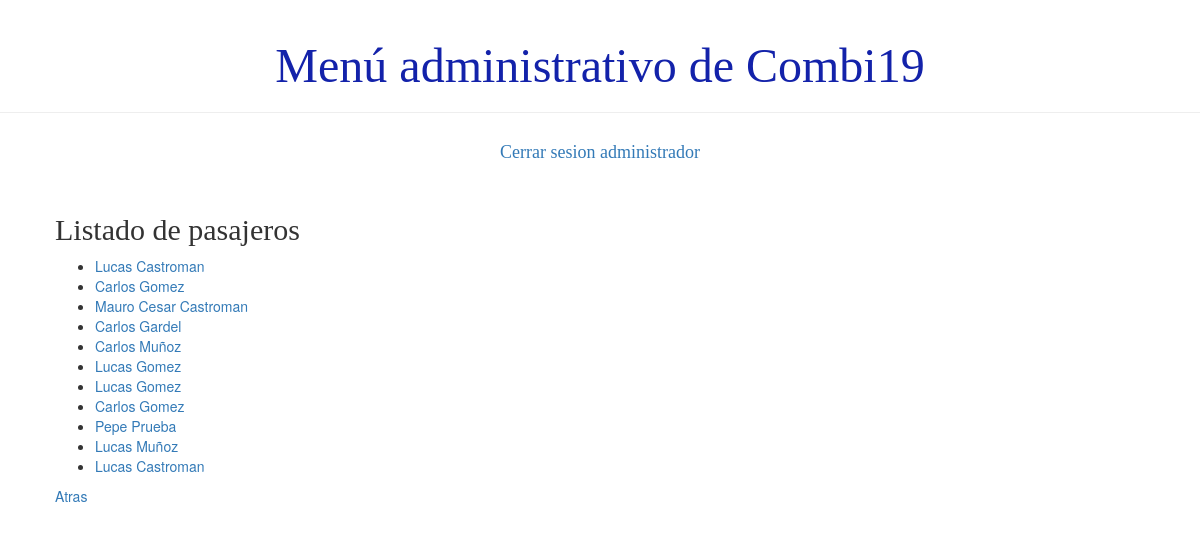
The page /usuario/listaPasajero (signed in) on the database as committed earlier.
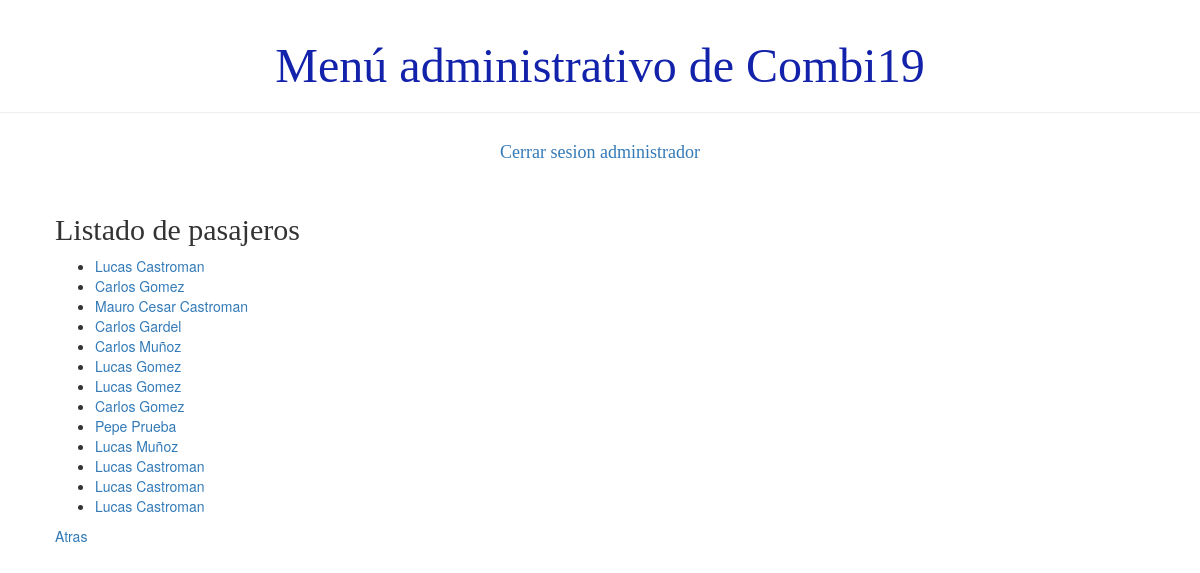
The same page on the database as committed later.
### demo1/models.py (models this page shows)
class Persona(models.Model):
    usuario = models.ForeignKey('auth.User', on_delete=models.CASCADE)
    dni = models.IntegerField()
    telefono = models.BigIntegerField()
    activo = models.BooleanField(default=True)
    def __str__(self):
        return '%s %s' % (self.usuario.first_name, self.usuario.last_name)

class Pasajero(Persona):
    TIPOS_PLANES = (
        ('BASICO', 'BASICO'),
        ('GOLD', 'GOLD'),)
    tipo = models.CharField(max_length=6, choices=TIPOS_PLANES)
    fecha_de_nacimiento = models.DateField()

class Persona(models.Model):
    usuario = models.ForeignKey('auth.User', on_delete=models.CASCADE)
    dni = models.IntegerField()
    telefono = models.BigIntegerField()
    activo = models.BooleanField(default=True)
    def __str__(self):
        return '%s %s' % (self.usuario.first_name, self.usuario.last_name)

### demo1/views.py (the view)
# urls.py: path('usuario/listaPasajero', views.lisatdo_pasajero, name='listado_pasajero'),
def lisatdo_pasajero(request):
    pasajeros=Pasajero.objects.all()
    return render(request, 'demo1/listados/listado_pasajero.html', {'pasajeros':pasajeros})

### demo1/templates/demo1/listados/listado_pasajero.html
{% extends 'demo1/base.html' %}
{% block content %}
    <h2>Listado de pasajeros</h2>
    <div>
        <ul>
        {% for pasajero in pasajeros %}
            <li><a href="{% url 'detalle_pasajero' pk=pasajero.pk%}">{{ pasajero }}</a></li>
        {% endfor %}
        </ul>
    </div>
    <div><a href="{% url 'principal' %}">Atras</a></div>
{% endblock %}

Rows that differ between the two databases and show on the page:
added Pasajero: last_name "Lucas Castroman"
added Pasajero: last_name "Lucas Castroman"
